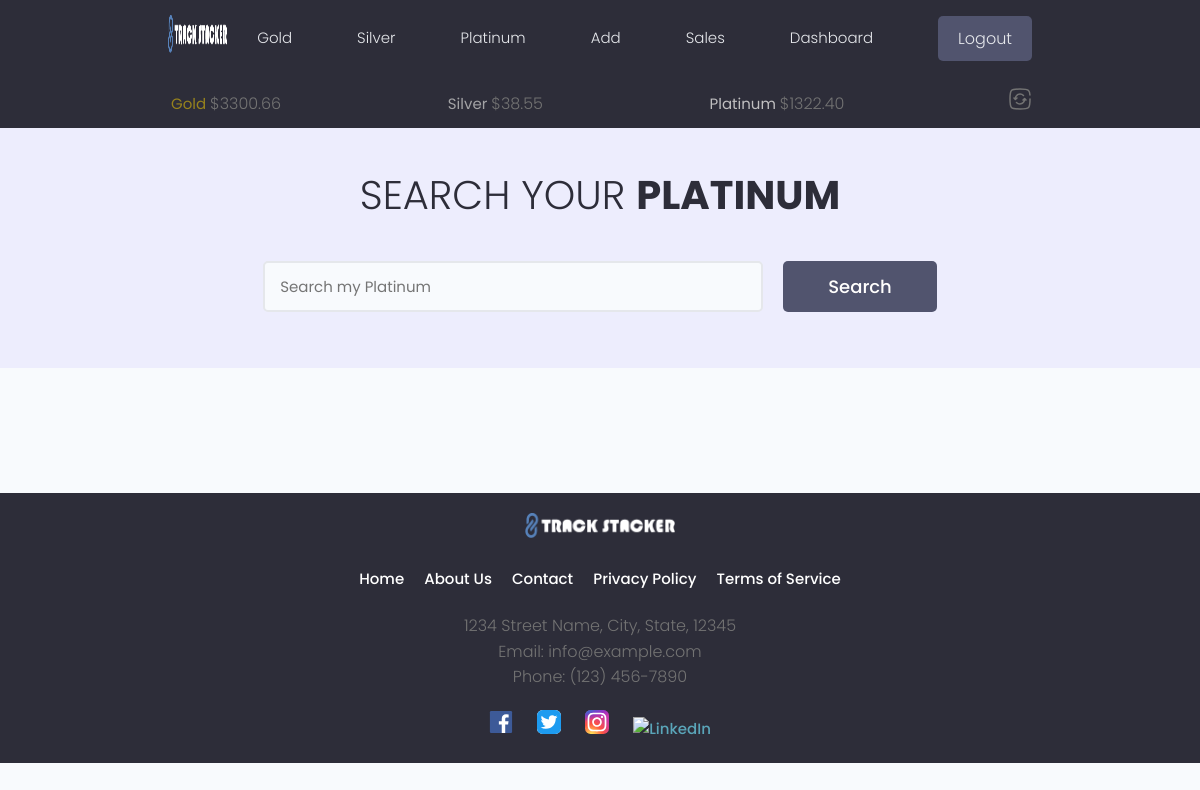
Page /platinum/ (signed in) on the earlier database version.
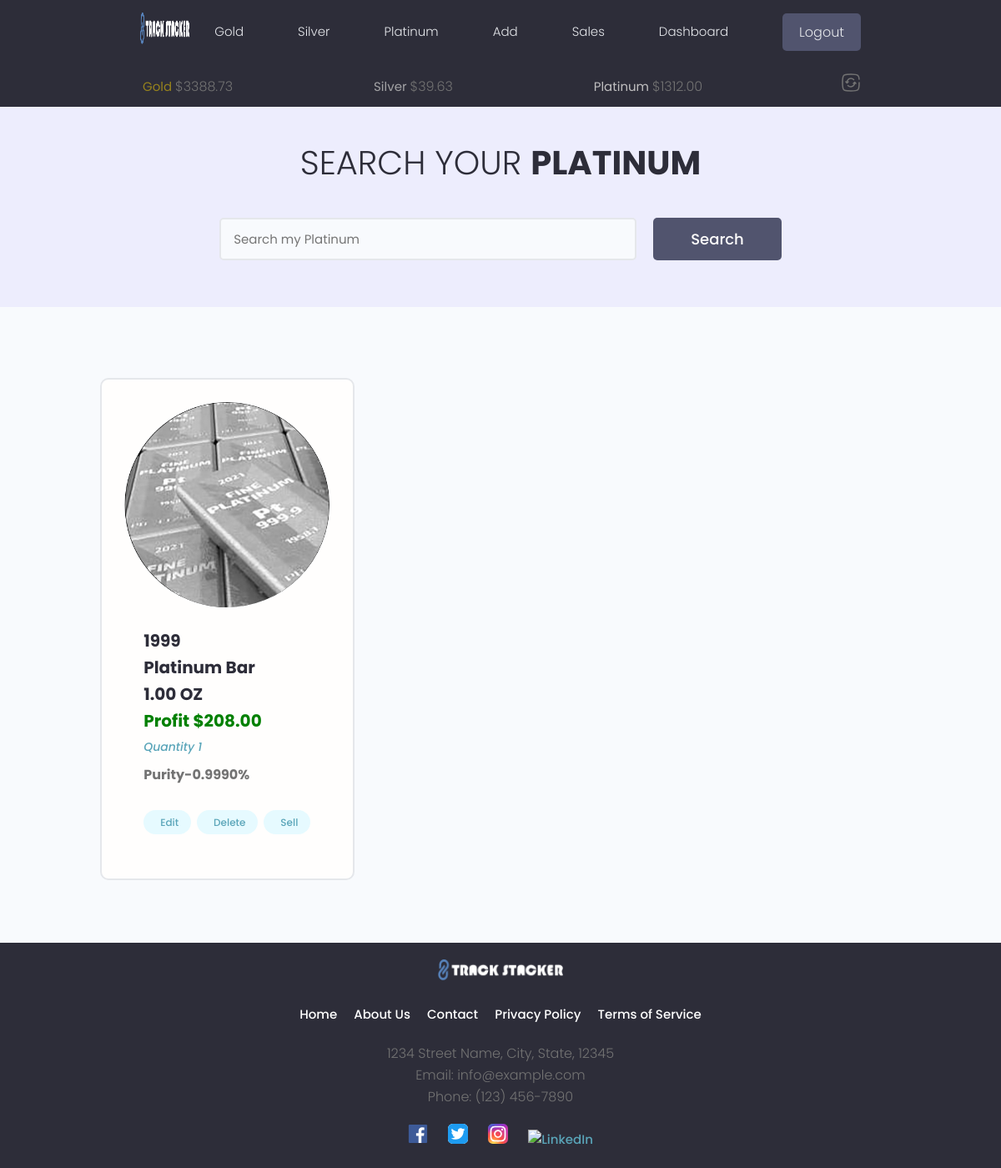
Same page on the later database version.
### tracker/models.py (models this page shows, shortened)
class MetalsData(models.Model):
    owner = models.OneToOneField(Profile, on_delete=models.CASCADE)
    timestamp = models.IntegerField(default=0)
    rates = models.JSONField(default=dict)
    currency = models.CharField(max_length=30)
    current_gold_price = models.DecimalField(max_digits=30, decimal_places=2, default=0)
    current_silver_price = models.DecimalField(max_digits=30, decimal_places=2, default=0)
    current_platinum_price = models.DecimalField(max_digits=30, decimal_places=2, default=0)
    class Meta:
        verbose_name_plural = "Metals Data"

class Platinum(models.Model):
    METAL_TYPES = (
        ('gold', 'Gold'),
        ('silver', 'Silver'),
        ('platinum', 'Platinum'),
    )
    BAR_ROUND_MISC = (
        ('bar', 'Bar'),
        ('round', 'Round'),
        ('misc', 'Misc'),
    )
    UNIT_CHOICES = [
        ('GRAMS', 'Grams'),
        ('TROY_OUNCES', 'Troy Ounces'),
    ]
    COA_PRESENT = [
        ('yes', 'Yes'),
        ('no', 'No'),
    ]
    owner = models.ForeignKey(Profile, on_delete=models.CASCADE, default=None, null=True, blank=True, unique=False)
    metal_type = models.CharField(max_length=100, choices=METAL_TYPES, default='')
    item_type = models.CharField(max_length=100, choices=BAR_ROUND_MISC, default='round')
    coa_present = models.CharField(max_length=100, choices=COA_PRESENT, default='no')
    item_year =models.PositiveIntegerField(null=True, blank=True, default=None)
    item_name = models.CharField(max_length=100)
    item_about = models.TextField(max_length=500, null=True, blank=True, default="")
    featured_image = models.ImageField(default='images/platinum_avatar.jpg', null=True, blank=True)
    purity = models.DecimalField(max_digits=15, decimal_places=4, null=True, blank=True)
    quantity = models.IntegerField()
    weight_troy_oz = models.DecimalField(max_digits=30, decimal_places=4)
    weight_grams = models.DecimalField(max_digits=30, decimal_places=4, default=0.00)
    cost_to_purchase = models.DecimalField(max_digits=20, decimal_places=2)
    spot_at_purchase = models.DecimalField(max_digits=20, decimal_places=2, null=True, blank=True, default=None)
    premium = models.DecimalField(max_digits=20, decimal_places=2, null=True, blank=True, default=0.00)
    shipping_cost = models.DecimalField(max_digits=15, decimal_places=2, null=True, blank=True)
    purchased_from = models.CharField(max_length=100)
    created = models.DateTimeField(auto_now_add=True)
    cost_per_unit = models.DecimalField(max_digits=20, decimal_places=2, null=True, blank=True, default=None)
    total_cost_per_unit = models.DecimalField(max_digits=20, decimal_places=2, null=True, blank=True, default=None)
    weight_per_unit = models.DecimalField(max_digits=20, decimal_places=4, default=0.00)
    initial_weight_unit = models.CharField(max_length=50, choices=UNIT_CHOICES, default='TROY_OUNCES')
    id = models.UUIDField(default=uuid.uuid4, primary_key=True, editable=False)
    class Meta:
        verbose_name_plural = "Platinum"
    def calculate_profit(self, spot_price):
        if self.quantity > 0:
            try:
                melt_value = Decimal(self.weight_troy_oz) * Decimal(spot_price)
                profit = melt_value - (self.total_cost_per_unit * self.quantity)
            except Exception as e:
                print(f'There has been an error {e}')
            return profit
        else:
            profit = 0.00
            return profit

### tracker/views.py (the view, shortened to what this page needs)
# urls.py: path('<str:metal_type>/', views.metalPage, name='metal_page'),
@login_required(login_url='login-user')
def metalPage(request, metal_type):
    metals_data, created = MetalsData.objects.get_or_create(owner=request.user.profile)
    five_minutes_later = metals_data.timestamp + 300
    unix_time_now = int(time.time())
    if metals_data.current_gold_price == 0:
        metals_data.get_api_data(request.user)
    elif (unix_time_now - five_minutes_later) > 300:
        print('strawberry pancakes')
    gold_price = metals_data.current_gold_price
    silver_price = metals_data.current_silver_price
    platinum_price = metals_data.current_platinum_price
    print(f"Gold {gold_price}")
    print(f"Silver {silver_price}")
    print(f"Platinum {platinum_price}")
    metal_objects = None
    template_name = None
    results, search_query = searchMetals(request)
    if metal_type == 'gold':
        spot_price = gold_price
        if search_query:
            metal_objects = results.get('gold_items')
        else:
            metal_objects = Gold.objects.filter(owner=request.user.profile)
        template_name = 'tracker/gold.html'
    elif metal_type == 'platinum':
        spot_price = platinum_price
        if search_query:
            metal_objects = results.get('platinum_items')
        else:
            metal_objects = Platinum.objects.filter(owner=request.user.profile)
        template_name = 'tracker/platinum.html'
    else:
        raise Http404
    if metal_objects:
        custom_range, metal_objects = paginateMetals(request, metal_objects, 6)
        for object in metal_objects:
            object.profit = object.calculate_profit(spot_price)
        for object in metal_objects:
            object.weight = object.weight_per_unit
        context = {
            'object.weight': object.weight,
            'object.profit': object.profit,
            'spot_price': spot_price,
            'custom_range': custom_range,
            'metal_type': metal_type,
            'metal_objects': metal_objects,
            'search_query': search_query
        }
    else:
        context = {
            'object.weight': 0,
            'object.profit': 0,
            'spot_price': 0,
            'custom_range': [],
            'metal_type': metal_type,
            'metal_objects': [],
            'search_query': search_query
        }
        print('There are some massive errors going on here!')
    return render(request, template_name, context)

### tracker/context_processors.py (called while the page is built)
def subheader_context(request):
    subheader_data = {}
    if request.user.is_authenticated:
        try:
            metals_data, created = MetalsData.objects.get_or_create(owner=request.user.profile)
            subheader_data['gold_price'] = metals_data.current_gold_price
            subheader_data['silver_price'] = metals_data.current_silver_price
            subheader_data['platinum_price'] = metals_data.current_platinum_price
        except MetalsData.DoesNotExist:
            subheader_data['gold_price'] = 'N/A'
            subheader_data['silver_price'] = 'N/A'
            subheader_data['platinum_price'] = 'N/A'
    return subheader_data

### tracker/templates/tracker/platinum.html (shortened to what the changed rows need)
{% extends 'main.html' %}
{% block content %}
{% load static %}
{% load multiply %}
{% load custom_filters %}
<main class="projects">
    <section class="hero-section text-center">
      <div class="container container--narrow">
        <div class="hero-section__box">
          <h2>Search your <span>Platinum</span></h2>
        </div>
      </div>
    </section>
    <section class="projectsList">
      <div class="container">
        <div class="grid grid--three">
          {% if search_query %}
          {% for object in metal_objects %}
          <div class="column">
            <div class="card project">
              <a href="{% url 'singleMetal' metal_type='platinum' pk=object.pk %}" class="project">
                {% if object.featured_image.url != None %}
                <div class="project__thumbnail metal__thumbnail" style="background-image: url('{{ object.featured_image.url }}')">
                </div>
                {% else %}
                <div class="project__thumbnail metal__thumbnail" style="background-image: url('{% static 'images/default.jpg' %}')">
                </div>
                {% endif %}
                <div class="card__body">
                  <h3 class="project__title">{{object.item_year}}</h3>
                  <h3 class="project__title">{{object.item_name}}</h3>
                  {% if object.initial_weight_unit == 'TROY_OUNCES' %}
                  <h3 class="project__title">{{object.weight|floatformat:2}} OZ</h3>
                  {% else %}
                  <h3 class="project__title">{{object.weight|floatformat:2}} Gram{{object.weight|floatformat:2|pluralize}}</h3>
                  {% endif %}
                  {% if object.quantity > 0 %}
                    {% if object.profit > 0 %}
                    <h3 class="project__title profit_plus">Profit ${{object.profit|floatformat:2}}</h3>
                    {% elif object.profit == 0 %}
                    <h3 class="project__title profit_neutral">{{object.profit|floatformat:2}}</h3>
                    {% else %}
                    <h3 class="project__title profit_minus">Loss ${{object.profit|absolute|floatformat:2}}</h3>
                    {% endif %}
                  {% else %}
                    <h3 class="project__title profit_neutral">SOLD OUT</h3>
                  {% endif %}
                  <p><a class="project__author" href="{% url 'singleMetal' metal_type='platinum' pk=object.pk %}">Quantity {{object.quantity}}</a></p>
                  <p class="project--rating">
                    <span style="font-weight: bold;">Purity-{{object.purity}}%</span>
                  </p>
                  <p class="project--rating">
                    <a class="tag tag--pill tag--main settings__btn" href="{% url 'editPage' metal_type=object.metal_type pk=object.pk %}"><i class="im im-edit"></i> Edit</a>
                    <a class="tag tag--pill tag--main settings__btn" href="{% url 'deletePage' metal_type=object.metal_type pk=object.pk %}"><i class="im im-edit"></i> Delete</a>
                    <a class="tag tag--pill tag--main settings__btn" href="{% url 'sellPage' metal_type=object.metal_type pk=object.pk %}"><i class="im im-edit"></i> Sell</a>
                  </p>
                </div>
              </a>
            </div>
          </div>
          {% endfor %}
          {% else %}
          {% for object in metal_objects %}
          <div class="column">
            <div class="card project">
              <a href="{% url 'singleMetal' metal_type='platinum' pk=object.pk %}" class="project">
                {% if object.featured_image.url != None %}
                <div class="project__thumbnail metal__thumbnail" style="background-image: url('{{ object.featured_image.url }}')">
                </div>
                {% else %}
                <div class="project__thumbnail metal__thumbnail" style="background-image: url('{% static 'images/default.jpg' %}')">
                </div>
                {% endif %}
                <div class="card__body">
                  <h3 class="project__title">{{object.item_year}}</h3>
                  <h3 class="project__title">{{object.item_name}}</h3>
                  {% if object.initial_weight_unit == 'TROY_OUNCES' %}
                  <h3 class="project__title">{{object.weight|floatformat:2}} OZ</h3>
                  {% else %}
                  <h3 class="project__title">{{object.weight|floatformat:2}} Gram{{object.weight|floatformat:2|pluralize}}</h3>
                  {% endif %}
                  {% if object.quantity > 0 %}
                    {% if object.profit > 0 %}
                    <h3 class="project__title profit_plus">Profit ${{object.profit|floatformat:2}}</h3>
                    {% elif object.profit == 0 %}
                    <h3 class="project__title profit_neutral">{{object.profit|floatformat:2}}</h3>
                    {% else %}
                    <h3 class="project__title profit_minus">Loss ${{object.profit|absolute|floatformat:2}}</h3>
                    {% endif %}
                  {% else %}
                    <h3 class="project__title profit_neutral">SOLD OUT</h3>
                  {% endif %}
                  <p><a class="project__author" href="{% url 'singleMetal' metal_type='platinum' pk=object.pk %}">Quantity {{object.quantity}}</a></p>
                  <p class="project--rating">
                    <span style="font-weight: bold;">Purity-{{object.purity}}%</span>
                  </p>
                  <p class="project--rating">
                    <a class="tag tag--pill tag--main settings__btn" href="{% url 'editPage' metal_type=object.metal_type pk=object.pk %}"> Edit</a>
                    <a class="tag tag--pill tag--main settings__btn" href="{% url 'deletePage' metal_type=object.metal_type pk=object.pk %}"> Delete</a>
                    <a class="tag tag--pill tag--main settings__btn" href="{% url 'sellPage' metal_type=object.metal_type pk=object.pk %}"> Sell</a>
                  </p>
                </div>
              </a>
            </div>
          </div>
          {% endfor %}
          {% endif %}
        </div>
      </div>
    </section>
  </main>
{% endblock content %}

### templates/sub_header.html (shortened to what this page needs)
{% load static %}
<div id="sticky-bar">
  <header class="subheader">
    <div class="container container--narrow">
      <nav class="subheader__nav">
        <ul>
          <li class="subheader__menuItem" id="goldspot">Gold&nbsp;<span>${{gold_price}}</span></li>
          <li class="subheader__menuItem" id="silverspot">Silver&nbsp;<span>${{silver_price}}</span></li>
          <li class="subheader__menuItem" id="platinumspot">Platinum&nbsp;<span>${{platinum_price}}</span></li>
          <li class="subheader__menuItem"><a><span class="solar--refresh-square-broken" id="update-metals-data-button"></span></a></li>
        </ul>
      </nav>
    </div>
  </header>
</div>

Differences in the rows shown:
changed MetalsData: current_gold_price "3300.66" → "3388.73"; current_silver_price "38.55" → "39.63"; current_platinum_price "1322.40" → "1312.00"
added Platinum: featured_image (picture), item_year "1999", item_name "Platinum Bar", weight "1.00", profit "208.00", quantity "1", purity "0.9990"
